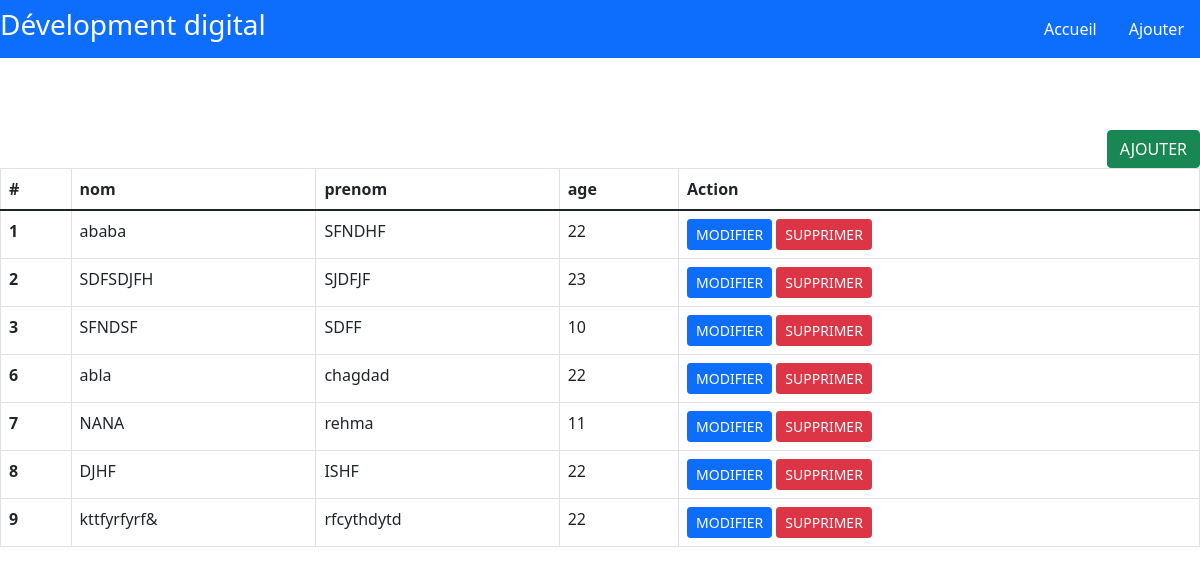
The page / on the database its author committed.
### tables this page shows
CREATE TABLE `stagiare` (
  `id` int NOT NULL AUTO_INCREMENT,
  `nom` varchar(45) NOT NULL,
  `prenom` varchar(45) NOT NULL,
  `age` int NOT NULL,
  PRIMARY KEY (`id`)
);

### index.php (the view, shortened to what this page needs)
<!DOCTYPE html>
<html lang="en">
<head>
    <link rel="stylesheet" href="bootstrap1/css/bootstrap.min.css">
</head>
<body>
    <?php
    require_once("database.php");
   require_once("nav.php")
    ?>
    <br>
    <br>
    <br>
    <form method="post">
    <input style="float: right;" class="btn btn-success" formaction="ajouter.php" type="submit" value="AJOUTER">
    </form>
    <?php
         $sqlState = $pdo->query ("SELECT * FROM stagaires.stagiare");
         $sqlState->execute();
         $stagiare = $sqlState->fetchAll(PDO::FETCH_OBJ);
          ?>
    <table class='table table-bordered'>
        <thead>
            <tr>
                <th>#</th>
                <th>nom</th>
                <th>prenom</th>
                <th>age</th>
                <th>Action</th>
            </tr>
        </thead>
        <tbody>
        <?php
          foreach($stagiare as $key => $value){
        ?>
            <tr>
                <th><?php echo $value->id?></th>
                <td><?php echo $value->nom?></td>
                <td><?php echo $value->prenom?></td>
                <td><?php echo $value->age?></td>
                <td>
                <form method="POST">
                    <input  formaction="modifier.php" class='btn btn-sm btn-primary' type='submit' value='MODIFIER'>
                    <input  formaction="supprimer.php"  class='btn btn-sm btn-danger' type='submit' value='SUPPRIMER'name='supprimer' onclick="return confirm('voulez vous vrament supprimer <?php echo $value->nom?>?')">
                </form>
                </td>
            </tr>
           <?php
         }?>
          </tbody>
     </table>
  </body>
  </html>

### nav.php
<nav class="navbar bg-primary"><h3 class="text-white"> Dévelopment digital</h3>
<ul class="nav justify-content-center">
  <li class="nav-item">
    <a class="nav-link text-white" href="index.php">Accueil</a>
  </li>
  <li class="nav-item">
    <a class="nav-link text-white" href="ajouter.php">Ajouter</a>
  </li>
</ul>
</nav>

### rows shown on the page
stagiare: id "1", nom "ababa", prenom "SFNDHF", age "22"
stagiare: id "2", nom "SDFSDJFH", prenom "SJDFJF", age "23"
stagiare: id "3", nom "SFNDSF", prenom "SDFF", age "10"
stagiare: id "6", nom "abla", prenom "chagdad", age "22"
stagiare: id "7", nom "NANA", prenom "rehma", age "11"
stagiare: id "8", nom "DJHF", prenom "ISHF", age "22"
stagiare: id "9", nom "kttfyrfyrf&", prenom "rfcythdytd", age "22"
